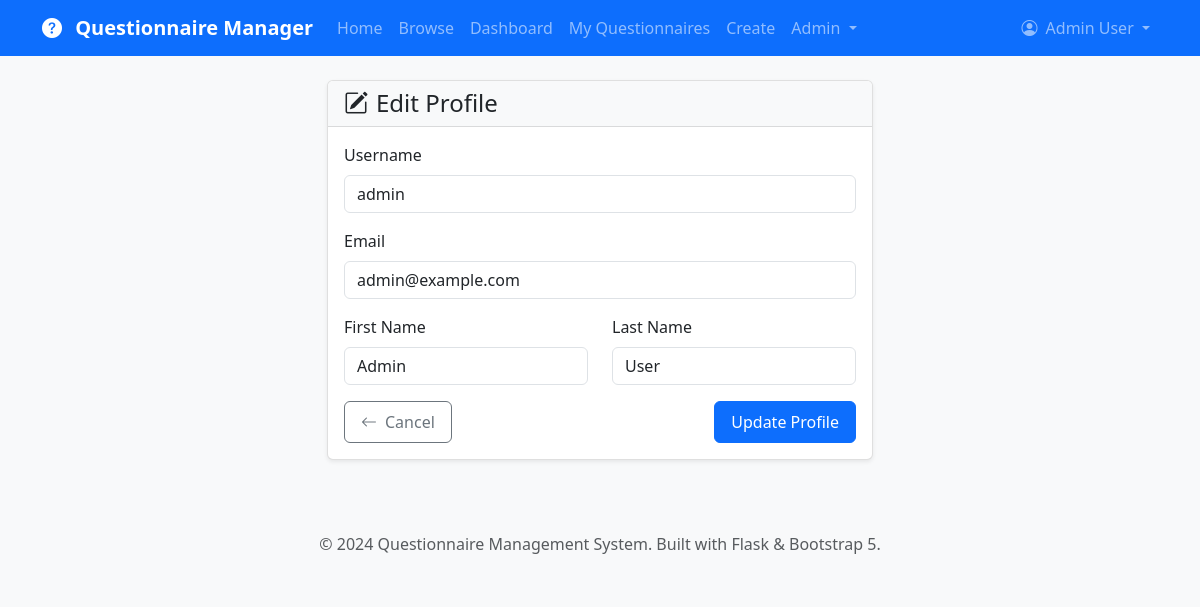
Page /auth/edit-profile (signed in) on the committed database.
### app/models.py (models this page shows, shortened)
class User(UserMixin, db.Model):
    __tablename__ = 'users'
    id = db.Column(db.Integer, primary_key=True)
    username = db.Column(db.String(64), index=True, unique=True, nullable=False)
    email = db.Column(db.String(120), index=True, unique=True, nullable=False)
    password_hash = db.Column(db.String(128))
    first_name = db.Column(db.String(64))
    last_name = db.Column(db.String(64))
    role = db.Column(db.String(20), default='user')  # user, admin
    is_active = db.Column(db.Boolean, default=True)
    created_at = db.Column(db.DateTime, index=True, default=datetime.utcnow)
    last_login = db.Column(db.DateTime)
    created_questionnaires = db.relationship('Questionnaire', foreign_keys='Questionnaire.creator_id',
                                           backref='creator', lazy='dynamic', cascade='all, delete-orphan')
    responses = db.relationship('Response', backref='user', lazy='dynamic', cascade='all, delete-orphan')
    def get_full_name(self):
        if self.first_name and self.last_name:
            return f"{self.first_name} {self.last_name}"
        return self.username
    def is_admin(self):
        return self.role == 'admin'

### app/auth/routes.py (the view)
@bp.route('/edit-profile', methods=['GET', 'POST'])
@login_required
def edit_profile():
    form = EditProfileForm(current_user.username, current_user.email)
    if form.validate_on_submit():
        current_user.username = form.username.data
        current_user.email = form.email.data
        current_user.first_name = form.first_name.data
        current_user.last_name = form.last_name.data
        db.session.commit()
        flash('Your profile has been updated successfully!', 'success')
        return redirect(url_for('auth.profile'))
    elif request.method == 'GET':
        form.username.data = current_user.username
        form.email.data = current_user.email
        form.first_name.data = current_user.first_name
        form.last_name.data = current_user.last_name
    return render_template('auth/edit_profile.html', title='Edit Profile', form=form)

### app/auth/forms.py (shortened to what this page needs)
class EditProfileForm(FlaskForm):
    username = StringField('Username', validators=[DataRequired(), Length(min=4, max=20)],
                          render_kw={"class": "form-control"})
    email = StringField('Email', validators=[DataRequired(), Email()],
                       render_kw={"class": "form-control"})
    first_name = StringField('First Name', validators=[DataRequired(), Length(min=2, max=30)],
                            render_kw={"class": "form-control"})
    last_name = StringField('Last Name', validators=[DataRequired(), Length(min=2, max=30)],
                           render_kw={"class": "form-control"})
    submit = SubmitField('Update Profile', render_kw={"class": "btn btn-primary"})
    def __init__(self, original_username, original_email, *args, **kwargs):
        super(EditProfileForm, self).__init__(*args, **kwargs)
        self.original_username = original_username
        self.original_email = original_email

### app/models.py (called while the page is built)
@login_manager.user_loader
def load_user(user_id):
    return User.query.get(int(user_id))

### app/templates/auth/edit_profile.html (shortened to what this page needs)
{% extends "base.html" %}
{% block content %}
<div class="row">
    <div class="col-lg-6 mx-auto">
        <div class="card">
            <div class="card-header">
                <h4 class="card-title mb-0">
                    <i class="bi bi-pencil-square me-2"></i>Edit Profile
                </h4>
            </div>
            <div class="card-body">
                <form method="POST">
                    <div class="mb-3">
                        {{ form.username.label(class="form-label") }}
                        {{ form.username() }}
                    </div>
                    <div class="mb-3">
                        {{ form.email.label(class="form-label") }}
                        {{ form.email() }}
                    </div>
                    <div class="row">
                        <div class="col-md-6 mb-3">
                            {{ form.first_name.label(class="form-label") }}
                            {{ form.first_name() }}
                        </div>
                        <div class="col-md-6 mb-3">
                            {{ form.last_name.label(class="form-label") }}
                            {{ form.last_name() }}
                        </div>
                    </div>
                    <div class="d-flex justify-content-between">
                        <a href="{{ url_for('auth.profile') }}" class="btn btn-outline-secondary">
                            <i class="bi bi-arrow-left me-2"></i>Cancel
                        </a>
                        {{ form.submit() }}
                    </div>
                </form>
            </div>
        </div>
    </div>
</div>
{% endblock %}

### app/templates/base.html (shortened to what this page needs)
<!DOCTYPE html>
<html lang="en">
<head>
    <link href="https://cdn.jsdelivr.net/npm/bootstrap@5.3.0/dist/css/bootstrap.min.css" rel="stylesheet">
    <link rel="stylesheet" href="https://cdn.jsdelivr.net/npm/bootstrap-icons@1.10.0/font/bootstrap-icons.css">
    <link href="{{ url_for('static', filename='css/custom.css') }}" rel="stylesheet">
</head>
<body>
    <nav class="navbar navbar-expand-lg navbar-dark bg-primary">
        <div class="container">
            <a class="navbar-brand" href="{{ url_for('main.index') }}">
                <i class="bi bi-question-circle-fill me-2"></i>
                Questionnaire Manager
            </a>
            <div class="collapse navbar-collapse" id="navbarNav">
                <ul class="navbar-nav me-auto">
                    <li class="nav-item">
                        <a class="nav-link" href="{{ url_for('main.index') }}">Home</a>
                    </li>
                    <li class="nav-item">
                        <a class="nav-link" href="{{ url_for('main.questionnaires') }}">Browse</a>
                    </li>
                    {% if current_user.is_authenticated %}
                        <li class="nav-item">
                            <a class="nav-link" href="{{ url_for('main.dashboard') }}">Dashboard</a>
                        </li>
                        <li class="nav-item">
                            <a class="nav-link" href="{{ url_for('main.my_questionnaires') }}">My Questionnaires</a>
                        </li>
                        <li class="nav-item">
                            <a class="nav-link" href="{{ url_for('main.create_questionnaire') }}">Create</a>
                        </li>
                        {% if current_user.is_admin() %}
                            <li class="nav-item dropdown">
                                <a class="nav-link dropdown-toggle" href="#" role="button" data-bs-toggle="dropdown">
                                    Admin
                                </a>
                            </li>
                        {% endif %}
                    {% endif %}
                </ul>
                <ul class="navbar-nav">
                    {% if current_user.is_authenticated %}
                        <li class="nav-item dropdown">
                            <a class="nav-link dropdown-toggle" href="#" role="button" data-bs-toggle="dropdown">
                                <i class="bi bi-person-circle me-1"></i>
                                {{ current_user.get_full_name() }}
                            </a>
                        </li>
                    {% endif %}
                </ul>
            </div>
        </div>
    </nav>
    <main class="container mt-4">
        {% block content %}{% endblock %}
    </main>
    <footer class="bg-light text-center py-4 mt-5">
        <div class="container">
            <p class="text-muted mb-0">
                &copy; 2024 Questionnaire Management System.
                Built with Flask & Bootstrap 5.
            </p>
        </div>
    </footer>
</body>
</html>

### app/static/css/custom.css (style rules this page uses)
:root { --primary-color: #0d6efd; --secondary-color: #6c757d; --success-color: #198754; --danger-color: #dc3545; --warning-color: #ffc107; --info-color: #0dcaf0; }
body { font-family: 'Segoe UI', Tahoma, Geneva, Verdana, sans-serif; background-color: #f8f9fa; }
.navbar-brand { font-weight: 600; }
.card { box-shadow: 0 0.125rem 0.25rem rgba(0, 0, 0, 0.075); border: 1px solid rgba(0, 0, 0, 0.125); transition: box-shadow 0.15s ease-in-out; }
.card-header { background-color: #f8f9fa; border-bottom: 1px solid rgba(0, 0, 0, 0.125); font-weight: 600; }
.btn { border-radius: 0.375rem; font-weight: 500; padding: 0.5rem 1rem; transition: all 0.15s ease-in-out; }
.btn-primary { background-color: var(--primary-color); border-color: var(--primary-color); }

### rows in the picture
User: get_full_name "Admin User", username "admin", email "admin@example.com", first_name "Admin", last_name "User"
